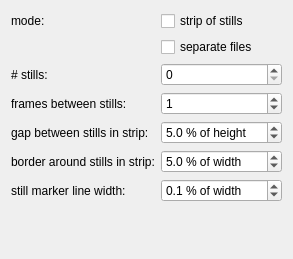
      <widget class="QWidget" name="tabStills">
       <attribute name="title">
        <string>Stills</string>
       </attribute>
       <layout class="QFormLayout" name="formLayout">
        <item row="2" column="0">
         <widget class="QLabel" name="label_4">
          <property name="text">
           <string># stills:</string>
          </property>
         </widget>
        </item>
        <item row="2" column="1">
         <widget class="QSpinBox" name="spinStillCount">
          <property name="maximum">
           <number>100000</number>
          </property>
         </widget>
        </item>
        <item row="3" column="0">
         <widget class="QLabel" name="label_5">
          <property name="text">
           <string>frames between stills:</string>
          </property>
         </widget>
        </item>
        <item row="3" column="1">
         <widget class="QSpinBox" name="spinStillDelta">
          <property name="maximum">
           <number>100000</number>
          </property>
          <property name="value">
           <number>1</number>
          </property>
         </widget>
        </item>
        <item row="0" column="0">
         <widget class="QLabel" name="label_6">
          <property name="text">
           <string>mode:</string>
          </property>
         </widget>
        </item>
        <item row="0" column="1">
         <widget class="QCheckBox" name="chkStillStrip">
          <property name="text">
           <string>strip of stills</string>
          </property>
         </widget>
        </item>
        <item row="1" column="1">
         <widget class="QCheckBox" name="chkStillDeparateFile">
          <property name="text">
           <string>separate files</string>
          </property>
         </widget>
        </item>
        <item row="4" column="0">
         <widget class="QLabel" name="label_12">
          <property name="text">
           <string>gap between stills in strip:</string>
          </property>
         </widget>
        </item>
        <item row="4" column="1">
         <widget class="QDoubleSpinBox" name="spinStillGap">
          <property name="suffix">
           <string> % of height</string>
          </property>
          <property name="decimals">
           <number>1</number>
          </property>
          <property name="maximum">
           <double>100.000000000000000</double>
          </property>
          <property name="value">
           <double>5.000000000000000</double>
          </property>
         </widget>
        </item>
        <item row="5" column="0">
         <widget class="QLabel" name="label_13">
          <property name="text">
           <string>border around stills in strip:</string>
          </property>
         </widget>
        </item>
        <item row="5" column="1">
         <widget class="QDoubleSpinBox" name="spinStillBorder">
          <property name="suffix">
           <string> % of width</string>
          </property>
          <property name="decimals">
           <number>1</number>
          </property>
          <property name="maximum">
           <double>100.000000000000000</double>
          </property>
          <property name="value">
           <double>5.000000000000000</double>
          </property>
         </widget>
        </item>
        <item row="6" column="0">
         <widget class="QLabel" name="label_14">
          <property name="text">
           <string>still marker line width:</string>
          </property>
         </widget>
        </item>
        <item row="6" column="1">
         <widget class="QDoubleSpinBox" name="spinStillLineWidth">
          <property name="suffix">
           <string> % of width</string>
          </property>
          <property name="decimals">
           <number>1</number>
          </property>
          <property name="minimum">
           <double>0.000000000000000</double>
          </property>
          <property name="maximum">
           <double>100.000000000000000</double>
          </property>
          <property name="singleStep">
           <double>0.050000000000000</double>
          </property>
          <property name="value">
           <double>0.100000000000000</double>
          </property>
         </widget>
        </item>
        <item row="7" column="1">
         <spacer name="verticalSpacer_3">
          <property name="orientation">
           <enum>Qt::Orientation::Vertical</enum>
          </property>
          <property name="sizeHint" stdset="0">
           <size>
            <width>20</width>
            <height>40</height>
           </size>
          </property>
         </spacer>
        </item>
       </layout>
      </widget>
